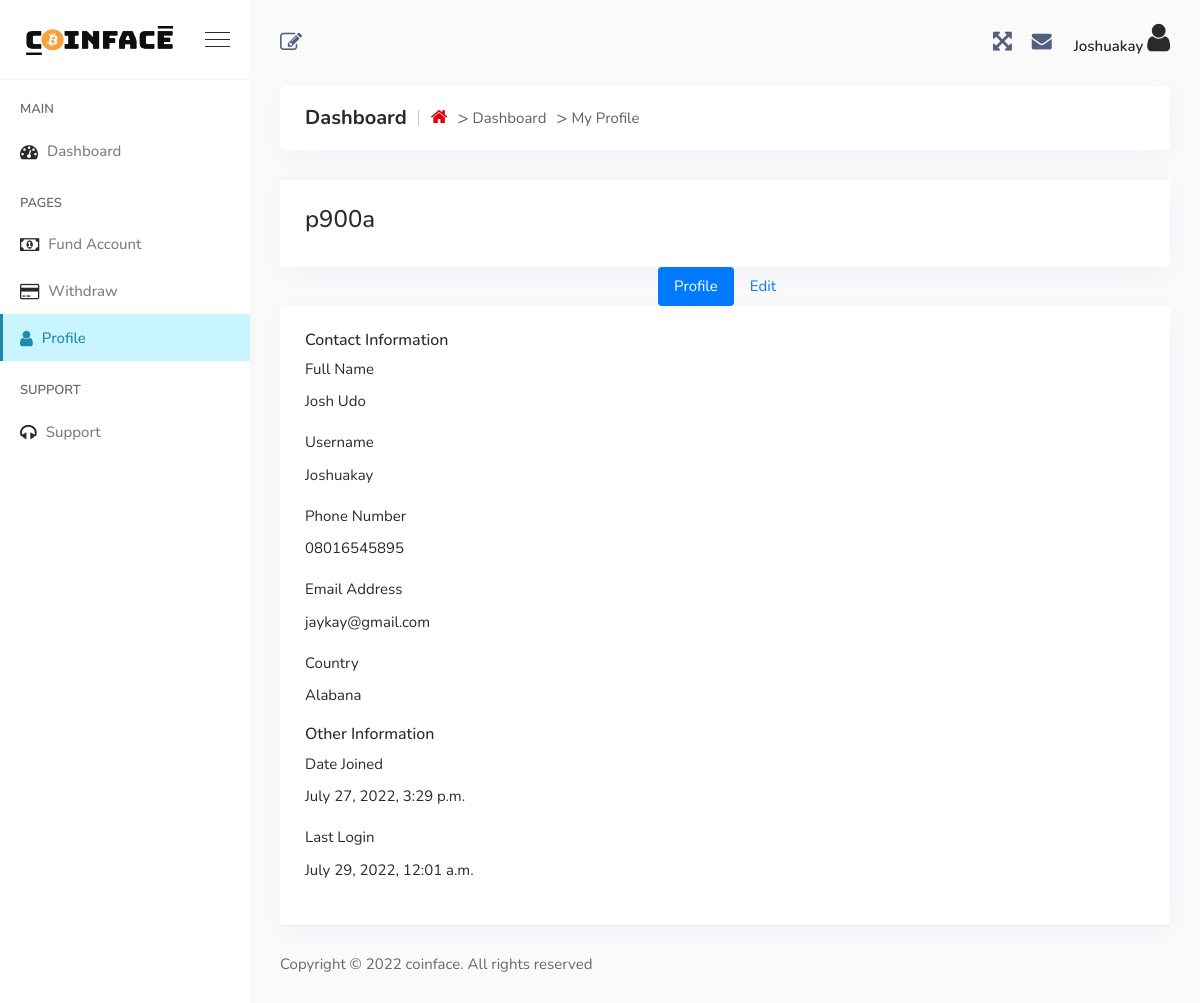
The page /profile/ (signed in) on the database as committed earlier.
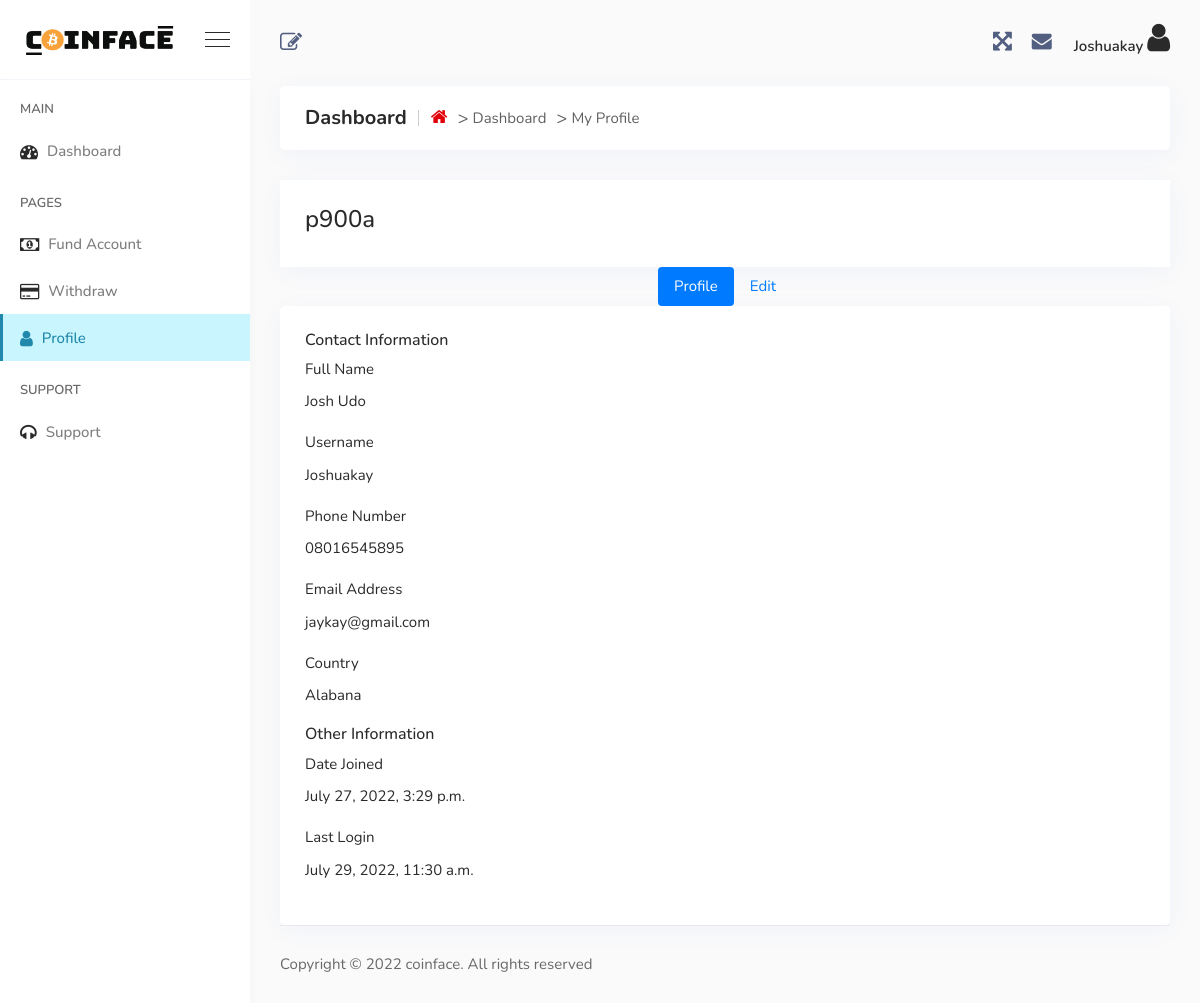
The same page on the database as committed later.
### core/models.py (models this page shows)
class User(AbstractUser):
    full_name = models.CharField(max_length=256)
    email = models.EmailField(
        _('Email'),
        max_length=150,
        unique=True,
        help_text=_('Required. 150 characters or fewer. Letters, digits and @/./+/-/_ only.'),
        error_messages={
            'unique': _("A user with that email already exists."),
        },
    )
    phonenumber = models.CharField(
        max_length=12,
        validators = [numeric_validator]
    )
    country = models.CharField(
        max_length= 50
    )
    objects = BaseManager()
    USERNAME_FIELD = 'email'
    REQUIRED_FIELDS = []

### core/views.py (the view)
# urls.py: path('profile/', views.ProfileView.as_view(),name="profile"),
class ProfileView(LoginRequiredMixin, View):
    def get(self,request):
        return render(request, 'dashboard/profile.html')

### core/templates/dashboard/profile.html (shortened to what this page needs)
{% extends 'dashboard/base.html' %}
{% load static %}
{% block content %}
    <div class="breadcrumb-area">
        <h1>Dashboard</h1>
        <ol class="breadcrumb">
            <li class="item">
                <a href="{% url 'dashboard' %}"><i class='fa fa-home'></i></a>
            </li>
            <li class="item">Dashboard</li>
            <li class="item">My Profile</li>
        </ol>
    </div>
    <div class="br-profile-page">
        <div class="card shadow-base bd-0 rounded-0 widget-4">
            <div class="card-body">
                <h4 class="tx-normal tx-roboto tx-white"> p900a </h4>
            </div>
        </div>
        <div class="ht-70 bg-gray-100 pd-x-20 d-flex align-items-center justify-content-center shadow-base">
            <ul class="nav nav-pills nav-fill" role="tablist">
                <li class="nav-item"><a class="nav-link active" data-toggle="tab" href="#posts" role="tab">Profile</a>
                </li>
                <li class="nav-item hidden-xs-down">
                    <a class="nav-link"  href="{% url 'edit-profile' %}"
                        >Edit</a></li>
            </ul>
        </div>
        <div class="tab-content br-profile-body">
            <div class="tab-pane fade active show" id="posts">
                <div class="row">
                    <div class="col-lg-12 mg-t-30 mg-lg-t-0">
                        <div class="card pd-20 pd-xs-30 shadow-base bd-0">
                            <h6 class="tx-gray-800 tx-uppercase tx-semibold tx-13 mg-b-25">Contact Information</h6>
                            <label class="tx-10 tx-uppercase tx-mont tx-medium tx-spacing-1 mg-b-2">Full Name</label>
                            <p class="tx-info mg-b-25">{{request.user.full_name}} </p>
                            <label class="tx-10 tx-uppercase tx-mont tx-medium tx-spacing-1 mg-b-2">Username</label>
                            <p class="tx-info mg-b-25"> {{request.user.username}}</p>
                            <label class="tx-10 tx-uppercase tx-mont tx-medium tx-spacing-1 mg-b-2">Phone Number</label>
                            <p class="tx-info mg-b-25">{{request.user.phonenumber}}</p>
                            <label class="tx-10 tx-uppercase tx-mont tx-medium tx-spacing-1 mg-b-2">Email
                                Address</label>
                            <p class="tx-inverse mg-b-25">{{request.user.email}}</p>
                            <label class="tx-10 tx-uppercase tx-mont tx-medium tx-spacing-1 mg-b-2">Country</label>
                            <p class="tx-inverse mg-b-25">{{request.user.country}}</p>
                            <h6 class="tx-gray-800 tx-uppercase tx-semibold tx-13 mg-b-25">Other Information</h6>
                            <label class="tx-10 tx-uppercase tx-mont tx-medium tx-spacing-1 mg-b-2">
                               Date Joined
                            </label>
                            <p class="tx-inverse mg-b-25">{{request.user.date_joined}}</p>
                            <label class="tx-10 tx-uppercase tx-mont tx-medium tx-spacing-1 mg-b-2">
                                Last Login
                             </label>
                             <p class="tx-inverse mg-b-25">{{request.user.last_login}}</p>
                        </div>
                    </div>
                </div>
            </div>
        </div>
    </div>
{% endblock %}

### core/templates/dashboard/base.html (shortened to what the changed rows need)
{% load static %}
<!doctype html>
<html lang="en">
<head>
    <link rel="stylesheet" href="{% static 'asset/css/font-awesome.min.css' %}">
    <link rel="stylesheet" href="{% static 'dassets/css/vendors.min.css' %}">
    <link rel="stylesheet" href="{% static 'dassets/css/style.css' %}">
    <link rel="stylesheet" href="{% static 'dassets/css/responsive.css' %}">
</head>
<body>
    <div class="main-content d-flex flex-column">
        <nav class="navbar top-navbar navbar-expand">
            <div class="collapse navbar-collapse" id="navbarSupportContent" style="display: flex; justify-content: space-between; align-items: center;">
                <ul class="navbar-nav right-nav navbar-right align-items-center">
                    <li class="nav-item dropdown profile-nav-item">
                        <a href="#" class="nav-link dropdown-toggle" role="button" data-toggle="dropdown"
                            aria-haspopup="true" aria-expanded="false">
                            <div class="menu-profile">
                                <span class="name">
                                    {{request.user.username}}
                                </span>
                                <span class="icon rounded-circle h2"><i class='fa fa-user'></i></span>
                            </div>
                        </a>
                    </li>
                </ul>
            </div>
        </nav>
        {% block content%}
        {% endblock %}
    </div>
</body>
</html>

Rows that differ between the two databases and show on the page:
changed User "Joshuakay": user.last_login "July 29, 2022, 12:01 a.m." → "July 29, 2022, 11:30 a.m."
